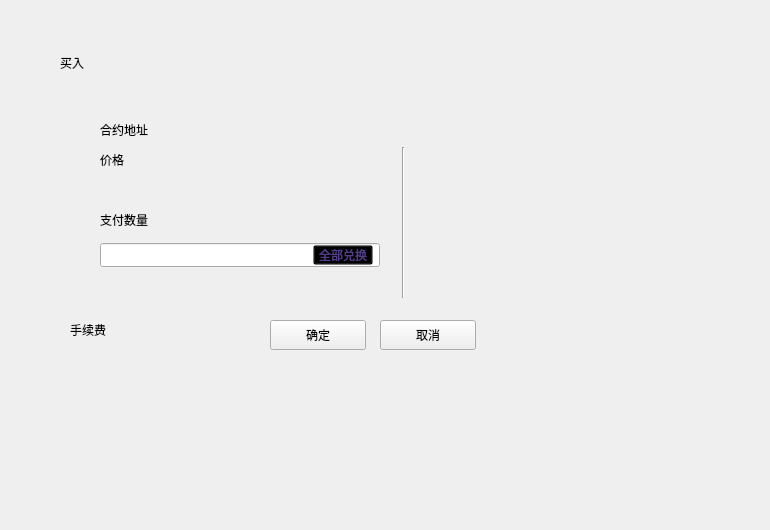
<?xml version="1.0" encoding="UTF-8"?>
<ui version="4.0">
 <class>BuyOrderWidget</class>
 <widget class="QWidget" name="BuyOrderWidget">
  <property name="geometry">
   <rect>
    <x>0</x>
    <y>0</y>
    <width>770</width>
    <height>530</height>
   </rect>
  </property>
  <property name="font">
   <font>
    <family>微软雅黑</family>
   </font>
  </property>
  <property name="windowTitle">
   <string>Form</string>
  </property>
  <widget class="QLabel" name="label_5">
   <property name="geometry">
    <rect>
     <x>60</x>
     <y>50</y>
     <width>120</width>
     <height>26</height>
    </rect>
   </property>
   <property name="styleSheet">
    <string notr="true">font: 19px &quot;微软雅黑&quot;;</string>
   </property>
   <property name="text">
    <string>买入</string>
   </property>
  </widget>
  <widget class="QWidget" name="widget" native="true">
   <property name="geometry">
    <rect>
     <x>50</x>
     <y>100</y>
     <width>670</width>
     <height>280</height>
    </rect>
   </property>
   <widget class="QLabel" name="priceLabel2">
    <property name="geometry">
     <rect>
      <x>50</x>
      <y>50</y>
      <width>100</width>
      <height>20</height>
     </rect>
    </property>
    <property name="text">
     <string>价格</string>
    </property>
   </widget>
   <widget class="QLabel" name="priceLabel">
    <property name="geometry">
     <rect>
      <x>50</x>
      <y>80</y>
      <width>200</width>
      <height>20</height>
     </rect>
    </property>
    <property name="text">
     <string/>
    </property>
   </widget>
   <widget class="QLineEdit" name="amountLineEdit">
    <property name="geometry">
     <rect>
      <x>50</x>
      <y>143</y>
      <width>280</width>
      <height>24</height>
     </rect>
    </property>
   </widget>
   <widget class="QToolButton" name="cancelBtn">
    <property name="geometry">
     <rect>
      <x>330</x>
      <y>220</y>
      <width>96</width>
      <height>30</height>
     </rect>
    </property>
    <property name="cursor">
     <cursorShape>PointingHandCursor</cursorShape>
    </property>
    <property name="styleSheet">
     <string notr="true"/>
    </property>
    <property name="text">
     <string>取消</string>
    </property>
   </widget>
   <widget class="QToolButton" name="allBtn">
    <property name="geometry">
     <rect>
      <x>263</x>
      <y>145</y>
      <width>60</width>
      <height>20</height>
     </rect>
    </property>
    <property name="cursor">
     <cursorShape>PointingHandCursor</cursorShape>
    </property>
    <property name="styleSheet">
     <string notr="true">background:transparent;
color: rgb(83,61,138);
font: 11px &quot;微软雅黑&quot;;</string>
    </property>
    <property name="text">
     <string>全部兑换</string>
    </property>
   </widget>
   <widget class="QLabel" name="label_2">
    <property name="geometry">
     <rect>
      <x>50</x>
      <y>110</y>
      <width>100</width>
      <height>20</height>
     </rect>
    </property>
    <property name="text">
     <string>支付数量</string>
    </property>
   </widget>
   <widget class="QLabel" name="label">
    <property name="geometry">
     <rect>
      <x>20</x>
      <y>220</y>
      <width>100</width>
      <height>20</height>
     </rect>
    </property>
    <property name="text">
     <string>手续费</string>
    </property>
   </widget>
   <widget class="QToolButton" name="okBtn">
    <property name="geometry">
     <rect>
      <x>220</x>
      <y>220</y>
      <width>96</width>
      <height>30</height>
     </rect>
    </property>
    <property name="cursor">
     <cursorShape>PointingHandCursor</cursorShape>
    </property>
    <property name="styleSheet">
     <string notr="true"/>
    </property>
    <property name="text">
     <string>确定</string>
    </property>
   </widget>
   <widget class="QLabel" name="label_7">
    <property name="geometry">
     <rect>
      <x>50</x>
      <y>20</y>
      <width>100</width>
      <height>20</height>
     </rect>
    </property>
    <property name="text">
     <string>合约地址</string>
    </property>
   </widget>
   <widget class="QLabel" name="contractAddressLabel">
    <property name="geometry">
     <rect>
      <x>160</x>
      <y>20</y>
      <width>300</width>
      <height>20</height>
     </rect>
    </property>
    <property name="text">
     <string/>
    </property>
    <property name="textInteractionFlags">
     <set>Qt::LinksAccessibleByMouse|Qt::TextSelectableByMouse</set>
    </property>
   </widget>
   <widget class="QLabel" name="feeLabel">
    <property name="geometry">
     <rect>
      <x>20</x>
      <y>250</y>
      <width>200</width>
      <height>20</height>
     </rect>
    </property>
    <property name="text">
     <string/>
    </property>
   </widget>
   <widget class="QStackedWidget" name="stackedWidget">
    <property name="geometry">
     <rect>
      <x>380</x>
      <y>47</y>
      <width>201</width>
      <height>145</height>
     </rect>
    </property>
   </widget>
   <widget class="Line" name="line">
    <property name="geometry">
     <rect>
      <x>343</x>
      <y>47</y>
      <width>20</width>
      <height>151</height>
     </rect>
    </property>
    <property name="orientation">
     <enum>Qt::Vertical</enum>
    </property>
   </widget>
  </widget>
  <zorder>widget</zorder>
  <zorder>label_5</zorder>
 </widget>
 <resources/>
 <connections/>
</ui>
